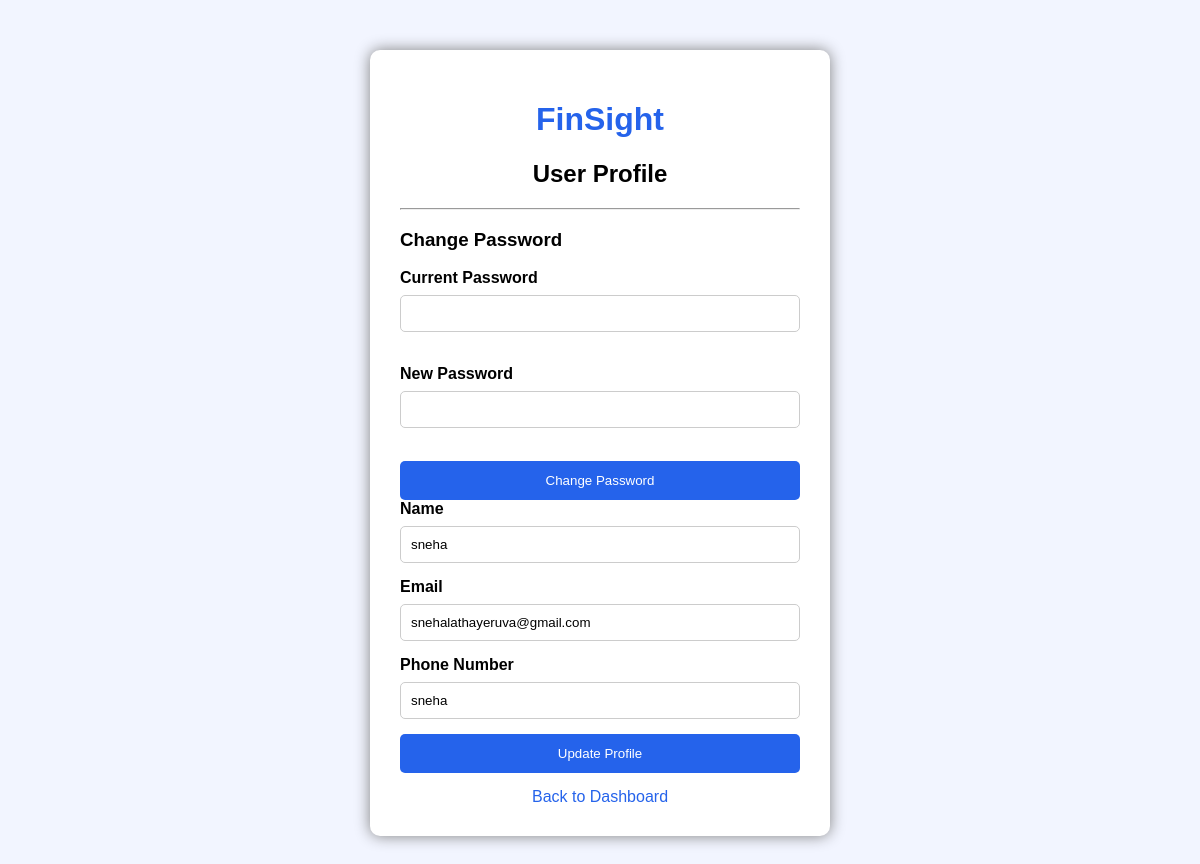
Screenshot of /profile (signed in) with the database file from the repository.
### tables this page shows
CREATE TABLE users(
        id INTEGER PRIMARY KEY AUTOINCREMENT,
        name TEXT,
        email TEXT UNIQUE,
        password TEXT
    );

### app.py (the view)
@app.route("/profile")
def profile():
    user_id = session.get("user_id")
    if not user_id:
        return redirect("/")
    conn = sqlite3.connect("database.db")
    cursor = conn.cursor()
    cursor.execute("""
        SELECT *
        FROM users
        WHERE id=?
    """, (user_id,))
    user = cursor.fetchone()
    conn.close()
    return render_template(
        "profile.html",
        user=user
    )

### templates/profile.html (shortened to what this page needs)
<!DOCTYPE html>
<html>
<head>
</head>
<body>
<div class="container">
    <h1>FinSight</h1>
    <h2>User Profile</h2>
<hr>
<h3>Change Password</h3>
<form action="/change_password" method="POST">
    <label>Current Password</label><br>
    <input type="password" name="current_password" required><br><br>
    <label>New Password</label><br>
    <input type="password" name="new_password" required><br><br>
    <button type="submit">
        Change Password
    </button>
</form>
    <form action="/update_profile" method="POST">
        <label>Name</label>
        <input type="text" name="name" value="{{ user[1] }}" required>
        <label>Email</label>
        <input type="email" name="email" value="{{ user[2] }}" required>
        <label>Phone Number</label>
        <input type="tel"
        name="phone"
        value="{{ user[3] if user|length > 3 else '' }}"
        placeholder="Enter Phone Number">
        <button type="submit">Update Profile</button>
    </form>
    <a href="/dashboard">Back to Dashboard</a>
</div>
</body>
</html>

### templates/profile.html (style rules this page uses)
body { font-family: Arial, sans-serif; background-color: #f2f5ff; }
.container { width: 400px; margin: 50px auto; background: white; padding: 30px; border-radius: 10px; box-shadow: 0px 0px 15px gray; }
h1 { text-align: center; color: #2563eb; }
h2 { text-align: center; }
label { font-weight: bold; }
input { width: 100%; padding: 10px; margin: 8px 0 15px; border-radius: 5px; border: 1px solid #ccc; box-sizing: border-box; }
button { width: 100%; padding: 12px; background-color: #2563eb; color: white; border: none; border-radius: 5px; cursor: pointer; }
a { display: block; text-align: center; margin-top: 15px; color: #2563eb; text-decoration: none; }

### rows the page displays
users: name "sneha", email "snehalathayeruva@gmail.com", phone "sneha"
